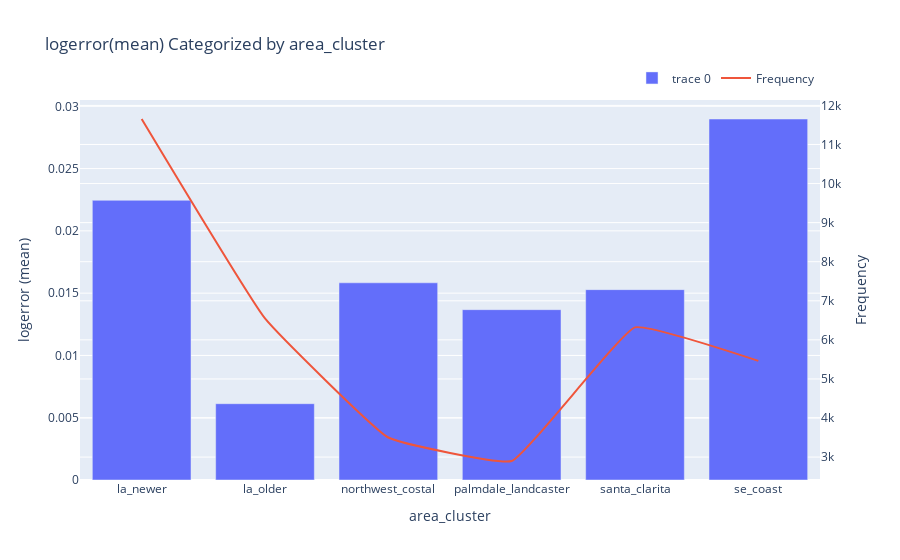
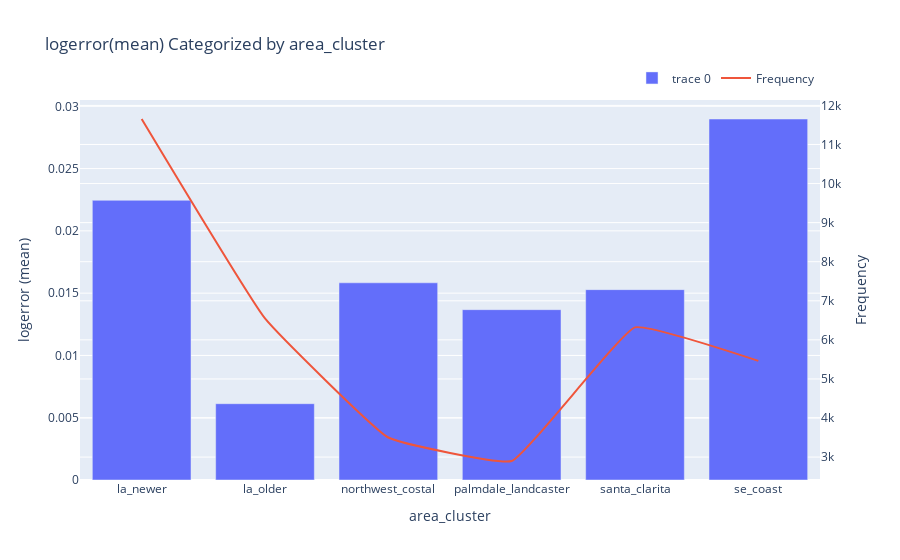

The code cell stored with these charts, in order, in its notebook:
### Code cell
# If you're having trouble viewing your chart in your notebook try passing your 'chart' into this snippet:
#
from plotly.offline import iplot, init_notebook_mode
#
init_notebook_mode(connected=True)
for chart in charts:
    chart.pop('id', None) # for some reason iplot does not like 'id'
iplot(figure)
figure.update_layout(legend=dict(
    orientation="h",
    yanchor="bottom",
    y=1.02,
    xanchor="right",
    x=1
))

### Figure 1 — Plotly figure (JSON) as saved in the notebook; plotly's stock layout.template omitted (floating-point values rounded to 4 significant figures)
{"data": [{"type": "bar", "x": ["la_newer", "la_older", "northwest_costal", "palmdale_landcaster", "santa_clarita", "se_coast"], "y": [0.02245, 0.006126, 0.01583, 0.01368, 0.01528, 0.02898]}, {"line": {"shape": "spline", "smoothing": 0.3}, "mode": "lines", "name": "Frequency", "type": "scatter", "x": ["la_newer", "la_older", "northwest_costal", "palmdale_landcaster", "santa_clarita", "se_coast"], "y": [11652, 6549, 3501, 2900, 6319, 5463], "yaxis": "y2"}], "layout": {"barmode": "group", "legend": {"orientation": "h", "x": 1, "xanchor": "right", "y": 1.02, "yanchor": "bottom"}, "title": {"text": "logerror(mean) Categorized by area_cluster"}, "xaxis": {"title": {"text": "area_cluster"}}, "yaxis": {"side": "left", "title": {"text": "logerror (mean)"}}, "yaxis2": {"overlaying": "y", "side": "right", "title": {"text": "Frequency"}}}}

### Figure 2 — Plotly figure (JSON) as saved in the notebook; plotly's stock layout.template omitted (floating-point values rounded to 4 significant figures)
{"data": [{"type": "bar", "x": ["la_newer", "la_older", "northwest_costal", "palmdale_landcaster", "santa_clarita", "se_coast"], "y": [0.02245, 0.006126, 0.01583, 0.01368, 0.01528, 0.02898]}, {"line": {"shape": "spline", "smoothing": 0.3}, "mode": "lines", "name": "Frequency", "type": "scatter", "x": ["la_newer", "la_older", "northwest_costal", "palmdale_landcaster", "santa_clarita", "se_coast"], "y": [11652, 6549, 3501, 2900, 6319, 5463], "yaxis": "y2"}], "layout": {"barmode": "group", "legend": {"orientation": "h", "x": 1, "xanchor": "right", "y": 1.02, "yanchor": "bottom"}, "title": {"text": "logerror(mean) Categorized by area_cluster"}, "xaxis": {"title": {"text": "area_cluster"}}, "yaxis": {"side": "left", "title": {"text": "logerror (mean)"}}, "yaxis2": {"overlaying": "y", "side": "right", "title": {"text": "Frequency"}}}}
